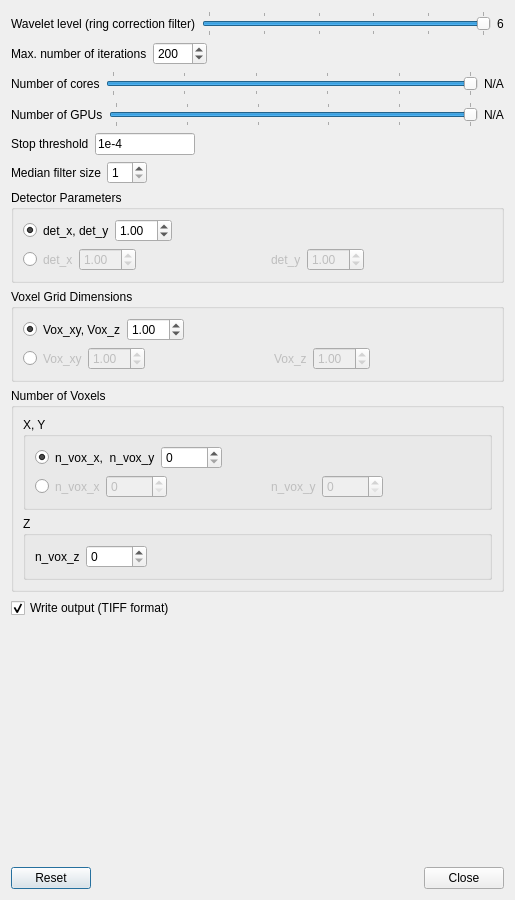
<?xml version="1.0" encoding="UTF-8"?>
<ui version="4.0">
 <class>Dialog</class>
 <widget class="QDialog" name="Dialog">
  <property name="windowModality">
   <enum>Qt::WindowModal</enum>
  </property>
  <property name="geometry">
   <rect>
    <x>0</x>
    <y>0</y>
    <width>515</width>
    <height>900</height>
   </rect>
  </property>
  <property name="minimumSize">
   <size>
    <width>500</width>
    <height>900</height>
   </size>
  </property>
  <property name="maximumSize">
   <size>
    <width>515</width>
    <height>900</height>
   </size>
  </property>
  <property name="windowTitle">
   <string>Dialog</string>
  </property>
  <property name="modal">
   <bool>true</bool>
  </property>
  <layout class="QVBoxLayout" name="verticalLayout_3">
   <item>
    <layout class="QHBoxLayout" name="horizontalLayout_5">
     <item>
      <widget class="QLabel" name="label">
       <property name="text">
        <string>Wavelet level (ring correction filter)</string>
       </property>
      </widget>
     </item>
     <item>
      <widget class="QSlider" name="wavelet_level_slider">
       <property name="minimum">
        <number>1</number>
       </property>
       <property name="maximum">
        <number>6</number>
       </property>
       <property name="pageStep">
        <number>1</number>
       </property>
       <property name="value">
        <number>6</number>
       </property>
       <property name="orientation">
        <enum>Qt::Horizontal</enum>
       </property>
       <property name="tickPosition">
        <enum>QSlider::TicksBothSides</enum>
       </property>
      </widget>
     </item>
     <item>
      <widget class="QLabel" name="wavelet_level_label">
       <property name="text">
        <string>6</string>
       </property>
      </widget>
     </item>
    </layout>
   </item>
   <item>
    <layout class="QHBoxLayout" name="horizontalLayout_6">
     <item>
      <widget class="QLabel" name="label_2">
       <property name="text">
        <string>Max. number of iterations</string>
       </property>
      </widget>
     </item>
     <item>
      <widget class="QSpinBox" name="max_nbr_iterations_spinBox">
       <property name="minimum">
        <number>1</number>
       </property>
       <property name="maximum">
        <number>1000</number>
       </property>
       <property name="value">
        <number>200</number>
       </property>
      </widget>
     </item>
     <item>
      <spacer name="horizontalSpacer_8">
       <property name="orientation">
        <enum>Qt::Horizontal</enum>
       </property>
       <property name="sizeHint" stdset="0">
        <size>
         <width>40</width>
         <height>20</height>
        </size>
       </property>
      </spacer>
     </item>
    </layout>
   </item>
   <item>
    <layout class="QHBoxLayout" name="horizontalLayout_7">
     <item>
      <widget class="QLabel" name="label_3">
       <property name="text">
        <string>Number of cores</string>
       </property>
      </widget>
     </item>
     <item>
      <widget class="QSlider" name="nbr_cores_slider">
       <property name="minimum">
        <number>1</number>
       </property>
       <property name="maximum">
        <number>6</number>
       </property>
       <property name="pageStep">
        <number>1</number>
       </property>
       <property name="value">
        <number>6</number>
       </property>
       <property name="orientation">
        <enum>Qt::Horizontal</enum>
       </property>
       <property name="tickPosition">
        <enum>QSlider::TicksBothSides</enum>
       </property>
      </widget>
     </item>
     <item>
      <widget class="QLabel" name="nbr_cores_label">
       <property name="text">
        <string>N/A</string>
       </property>
      </widget>
     </item>
    </layout>
   </item>
   <item>
    <layout class="QHBoxLayout" name="horizontalLayout_8">
     <item>
      <widget class="QLabel" name="number_of_gpu_first_label">
       <property name="text">
        <string>Number of GPUs</string>
       </property>
      </widget>
     </item>
     <item>
      <widget class="QSlider" name="nbr_gpu_slider">
       <property name="minimum">
        <number>1</number>
       </property>
       <property name="maximum">
        <number>6</number>
       </property>
       <property name="pageStep">
        <number>1</number>
       </property>
       <property name="value">
        <number>6</number>
       </property>
       <property name="orientation">
        <enum>Qt::Horizontal</enum>
       </property>
       <property name="tickPosition">
        <enum>QSlider::TicksBothSides</enum>
       </property>
      </widget>
     </item>
     <item>
      <widget class="QLabel" name="nbr_gpu_label">
       <property name="text">
        <string>N/A</string>
       </property>
      </widget>
     </item>
    </layout>
   </item>
   <item>
    <layout class="QHBoxLayout" name="horizontalLayout_9">
     <item>
      <widget class="QLabel" name="label_5">
       <property name="text">
        <string>Stop threshold</string>
       </property>
      </widget>
     </item>
     <item>
      <widget class="QLineEdit" name="stop_threshold_lineEdit">
       <property name="minimumSize">
        <size>
         <width>100</width>
         <height>0</height>
        </size>
       </property>
       <property name="maximumSize">
        <size>
         <width>100</width>
         <height>16777215</height>
        </size>
       </property>
       <property name="text">
        <string>1e-4</string>
       </property>
      </widget>
     </item>
     <item>
      <spacer name="horizontalSpacer_11">
       <property name="orientation">
        <enum>Qt::Horizontal</enum>
       </property>
       <property name="sizeHint" stdset="0">
        <size>
         <width>40</width>
         <height>20</height>
        </size>
       </property>
      </spacer>
     </item>
    </layout>
   </item>
   <item>
    <layout class="QHBoxLayout" name="horizontalLayout_15">
     <item>
      <widget class="QLabel" name="label_4">
       <property name="text">
        <string>Median filter size</string>
       </property>
      </widget>
     </item>
     <item>
      <widget class="QSpinBox" name="median_filter_spinBox">
       <property name="minimum">
        <number>1</number>
       </property>
       <property name="maximum">
        <number>11</number>
       </property>
       <property name="singleStep">
        <number>2</number>
       </property>
       <property name="value">
        <number>1</number>
       </property>
      </widget>
     </item>
     <item>
      <spacer name="horizontalSpacer_15">
       <property name="orientation">
        <enum>Qt::Horizontal</enum>
       </property>
       <property name="sizeHint" stdset="0">
        <size>
         <width>40</width>
         <height>20</height>
        </size>
       </property>
      </spacer>
     </item>
    </layout>
   </item>
   <item>
    <widget class="QGroupBox" name="groupBox">
     <property name="title">
      <string>Detector Parameters</string>
     </property>
     <layout class="QVBoxLayout" name="verticalLayout_4">
      <item>
       <layout class="QHBoxLayout" name="horizontalLayout_2">
        <item>
         <widget class="QRadioButton" name="det_x_y_radioButton">
          <property name="text">
           <string/>
          </property>
          <property name="checked">
           <bool>true</bool>
          </property>
         </widget>
        </item>
        <item>
         <widget class="QLabel" name="det_x_y_label">
          <property name="text">
           <string>det_x, det_y</string>
          </property>
         </widget>
        </item>
        <item>
         <widget class="QDoubleSpinBox" name="det_x_y_doubleSpinBox">
          <property name="minimum">
           <double>0.000000000000000</double>
          </property>
          <property name="value">
           <double>1.000000000000000</double>
          </property>
         </widget>
        </item>
        <item>
         <spacer name="horizontalSpacer_3">
          <property name="orientation">
           <enum>Qt::Horizontal</enum>
          </property>
          <property name="sizeHint" stdset="0">
           <size>
            <width>40</width>
            <height>20</height>
           </size>
          </property>
         </spacer>
        </item>
       </layout>
      </item>
      <item>
       <layout class="QHBoxLayout" name="horizontalLayout">
        <item>
         <widget class="QRadioButton" name="det_x_det_x_radioButton">
          <property name="text">
           <string/>
          </property>
         </widget>
        </item>
        <item>
         <widget class="QLabel" name="det_x_label">
          <property name="enabled">
           <bool>false</bool>
          </property>
          <property name="text">
           <string>det_x</string>
          </property>
         </widget>
        </item>
        <item>
         <widget class="QDoubleSpinBox" name="det_x_doubleSpinBox">
          <property name="enabled">
           <bool>false</bool>
          </property>
          <property name="minimum">
           <double>0.000000000000000</double>
          </property>
          <property name="value">
           <double>1.000000000000000</double>
          </property>
         </widget>
        </item>
        <item>
         <spacer name="horizontalSpacer_2">
          <property name="orientation">
           <enum>Qt::Horizontal</enum>
          </property>
          <property name="sizeHint" stdset="0">
           <size>
            <width>40</width>
            <height>20</height>
           </size>
          </property>
         </spacer>
        </item>
        <item>
         <widget class="QLabel" name="det_y_label">
          <property name="enabled">
           <bool>false</bool>
          </property>
          <property name="text">
           <string>det_y</string>
          </property>
         </widget>
        </item>
        <item>
         <widget class="QDoubleSpinBox" name="det_y_doubleSpinBox">
          <property name="enabled">
           <bool>false</bool>
          </property>
          <property name="minimum">
           <double>0.000000000000000</double>
          </property>
          <property name="value">
           <double>1.000000000000000</double>
          </property>
         </widget>
        </item>
        <item>
         <spacer name="horizontalSpacer_14">
          <property name="orientation">
           <enum>Qt::Horizontal</enum>
          </property>
          <property name="sizeHint" stdset="0">
           <size>
            <width>40</width>
            <height>20</height>
           </size>
          </property>
         </spacer>
        </item>
       </layout>
      </item>
     </layout>
    </widget>
   </item>
   <item>
    <widget class="QGroupBox" name="groupBox_2">
     <property name="title">
      <string>Voxel Grid Dimensions</string>
     </property>
     <layout class="QVBoxLayout" name="verticalLayout">
      <item>
       <layout class="QHBoxLayout" name="horizontalLayout_3">
        <item>
         <widget class="QRadioButton" name="vox_xy_z_radioButton">
          <property name="text">
           <string/>
          </property>
          <property name="checked">
           <bool>true</bool>
          </property>
         </widget>
        </item>
        <item>
         <widget class="QLabel" name="vox_xy_z_label">
          <property name="text">
           <string>Vox_xy, Vox_z</string>
          </property>
         </widget>
        </item>
        <item>
         <widget class="QDoubleSpinBox" name="vox_xy_z_doubleSpinBox">
          <property name="minimum">
           <double>0.000000000000000</double>
          </property>
          <property name="value">
           <double>1.000000000000000</double>
          </property>
         </widget>
        </item>
        <item>
         <spacer name="horizontalSpacer_4">
          <property name="orientation">
           <enum>Qt::Horizontal</enum>
          </property>
          <property name="sizeHint" stdset="0">
           <size>
            <width>40</width>
            <height>20</height>
           </size>
          </property>
         </spacer>
        </item>
       </layout>
      </item>
      <item>
       <layout class="QHBoxLayout" name="horizontalLayout_4">
        <item>
         <widget class="QRadioButton" name="vox_xy_vox_z_radioButton">
          <property name="text">
           <string/>
          </property>
         </widget>
        </item>
        <item>
         <widget class="QLabel" name="vox_xy_label">
          <property name="enabled">
           <bool>false</bool>
          </property>
          <property name="text">
           <string>Vox_xy</string>
          </property>
         </widget>
        </item>
        <item>
         <widget class="QDoubleSpinBox" name="vox_xy_doubleSpinBox">
          <property name="enabled">
           <bool>false</bool>
          </property>
          <property name="minimum">
           <double>0.000000000000000</double>
          </property>
          <property name="value">
           <double>1.000000000000000</double>
          </property>
         </widget>
        </item>
        <item>
         <spacer name="horizontalSpacer_5">
          <property name="orientation">
           <enum>Qt::Horizontal</enum>
          </property>
          <property name="sizeHint" stdset="0">
           <size>
            <width>40</width>
            <height>20</height>
           </size>
          </property>
         </spacer>
        </item>
        <item>
         <widget class="QLabel" name="vox_z_label">
          <property name="enabled">
           <bool>false</bool>
          </property>
          <property name="text">
           <string>Vox_z</string>
          </property>
         </widget>
        </item>
        <item>
         <widget class="QDoubleSpinBox" name="vox_z_doubleSpinBox">
          <property name="enabled">
           <bool>false</bool>
          </property>
          <property name="minimum">
           <double>0.000000000000000</double>
          </property>
          <property name="value">
           <double>1.000000000000000</double>
          </property>
         </widget>
        </item>
        <item>
         <spacer name="horizontalSpacer_6">
          <property name="orientation">
           <enum>Qt::Horizontal</enum>
          </property>
          <property name="sizeHint" stdset="0">
           <size>
            <width>40</width>
            <height>20</height>
           </size>
          </property>
         </spacer>
        </item>
       </layout>
      </item>
     </layout>
    </widget>
   </item>
   <item>
    <widget class="QGroupBox" name="groupBox_3">
     <property name="title">
      <string>Number of Voxels</string>
     </property>
     <layout class="QVBoxLayout" name="verticalLayout_2">
      <item>
       <widget class="QGroupBox" name="groupBox_4">
        <property name="title">
         <string>X, Y</string>
        </property>
        <layout class="QVBoxLayout" name="verticalLayout_5">
         <item>
          <layout class="QHBoxLayout" name="horizontalLayout_12">
           <item>
            <widget class="QRadioButton" name="n_vox_x_y_radioButton">
             <property name="text">
              <string/>
             </property>
             <property name="checked">
              <bool>true</bool>
             </property>
            </widget>
           </item>
           <item>
            <widget class="QLabel" name="n_vox_x_n_vox_y_label">
             <property name="text">
              <string>n_vox_x,  n_vox_y</string>
             </property>
            </widget>
           </item>
           <item>
            <widget class="QSpinBox" name="n_vox_x_n_vox_y_spinBox">
             <property name="maximum">
              <number>10000</number>
             </property>
            </widget>
           </item>
           <item>
            <spacer name="horizontalSpacer_7">
             <property name="orientation">
              <enum>Qt::Horizontal</enum>
             </property>
             <property name="sizeHint" stdset="0">
              <size>
               <width>40</width>
               <height>20</height>
              </size>
             </property>
            </spacer>
           </item>
          </layout>
         </item>
         <item>
          <layout class="QHBoxLayout" name="horizontalLayout_13">
           <item>
            <widget class="QRadioButton" name="n_vox_x_n_vox_y_radioButton">
             <property name="text">
              <string/>
             </property>
            </widget>
           </item>
           <item>
            <widget class="QLabel" name="n_vox_x_label">
             <property name="enabled">
              <bool>false</bool>
             </property>
             <property name="text">
              <string>n_vox_x</string>
             </property>
            </widget>
           </item>
           <item>
            <widget class="QSpinBox" name="n_vox_x_spinBox">
             <property name="enabled">
              <bool>false</bool>
             </property>
             <property name="maximum">
              <number>10000</number>
             </property>
            </widget>
           </item>
           <item>
            <spacer name="horizontalSpacer_9">
             <property name="orientation">
              <enum>Qt::Horizontal</enum>
             </property>
             <property name="sizeHint" stdset="0">
              <size>
               <width>40</width>
               <height>20</height>
              </size>
             </property>
            </spacer>
           </item>
           <item>
            <widget class="QLabel" name="n_vox_y_label">
             <property name="enabled">
              <bool>false</bool>
             </property>
             <property name="text">
              <string>n_vox_y</string>
             </property>
            </widget>
           </item>
           <item>
            <widget class="QSpinBox" name="n_vox_y_spinBox">
             <property name="enabled">
              <bool>false</bool>
             </property>
             <property name="maximum">
              <number>10000</number>
             </property>
            </widget>
           </item>
           <item>
            <spacer name="horizontalSpacer_10">
             <property name="orientation">
              <enum>Qt::Horizontal</enum>
             </property>
             <property name="sizeHint" stdset="0">
              <size>
               <width>40</width>
               <height>20</height>
              </size>
             </property>
            </spacer>
           </item>
          </layout>
         </item>
        </layout>
       </widget>
      </item>
      <item>
       <widget class="QGroupBox" name="groupBox_5">
        <property name="title">
         <string>Z</string>
        </property>
        <layout class="QHBoxLayout" name="horizontalLayout_14">
         <item>
          <widget class="QLabel" name="n_vox_z_label">
           <property name="enabled">
            <bool>true</bool>
           </property>
           <property name="text">
            <string>n_vox_z</string>
           </property>
          </widget>
         </item>
         <item>
          <widget class="QSpinBox" name="n_vox_z_spinBox">
           <property name="maximum">
            <number>10000</number>
           </property>
          </widget>
         </item>
         <item>
          <spacer name="horizontalSpacer">
           <property name="orientation">
            <enum>Qt::Horizontal</enum>
           </property>
           <property name="sizeHint" stdset="0">
            <size>
             <width>40</width>
             <height>20</height>
            </size>
           </property>
          </spacer>
         </item>
        </layout>
       </widget>
      </item>
     </layout>
    </widget>
   </item>
   <item>
    <layout class="QHBoxLayout" name="horizontalLayout_10">
     <item>
      <widget class="QCheckBox" name="write_output_checkBox">
       <property name="text">
        <string>Write output (TIFF format)</string>
       </property>
       <property name="checked">
        <bool>true</bool>
       </property>
      </widget>
     </item>
     <item>
      <spacer name="horizontalSpacer_12">
       <property name="orientation">
        <enum>Qt::Horizontal</enum>
       </property>
       <property name="sizeHint" stdset="0">
        <size>
         <width>40</width>
         <height>20</height>
        </size>
       </property>
      </spacer>
     </item>
    </layout>
   </item>
   <item>
    <spacer name="verticalSpacer">
     <property name="orientation">
      <enum>Qt::Vertical</enum>
     </property>
     <property name="sizeHint" stdset="0">
      <size>
       <width>20</width>
       <height>32</height>
      </size>
     </property>
    </spacer>
   </item>
   <item>
    <layout class="QHBoxLayout" name="horizontalLayout_11">
     <item>
      <widget class="QPushButton" name="pushButton">
       <property name="text">
        <string>Reset</string>
       </property>
      </widget>
     </item>
     <item>
      <spacer name="horizontalSpacer_13">
       <property name="orientation">
        <enum>Qt::Horizontal</enum>
       </property>
       <property name="sizeHint" stdset="0">
        <size>
         <width>40</width>
         <height>20</height>
        </size>
       </property>
      </spacer>
     </item>
     <item>
      <widget class="QPushButton" name="close_button">
       <property name="text">
        <string>Close</string>
       </property>
      </widget>
     </item>
    </layout>
   </item>
  </layout>
 </widget>
 <tabstops>
  <tabstop>wavelet_level_slider</tabstop>
  <tabstop>max_nbr_iterations_spinBox</tabstop>
  <tabstop>nbr_cores_slider</tabstop>
  <tabstop>nbr_gpu_slider</tabstop>
  <tabstop>stop_threshold_lineEdit</tabstop>
  <tabstop>det_x_y_radioButton</tabstop>
  <tabstop>det_x_y_doubleSpinBox</tabstop>
  <tabstop>det_x_det_x_radioButton</tabstop>
  <tabstop>det_x_doubleSpinBox</tabstop>
  <tabstop>det_y_doubleSpinBox</tabstop>
  <tabstop>vox_xy_z_radioButton</tabstop>
  <tabstop>vox_xy_z_doubleSpinBox</tabstop>
  <tabstop>vox_xy_vox_z_radioButton</tabstop>
  <tabstop>vox_xy_doubleSpinBox</tabstop>
  <tabstop>vox_z_doubleSpinBox</tabstop>
  <tabstop>n_vox_x_y_radioButton</tabstop>
  <tabstop>n_vox_x_n_vox_y_spinBox</tabstop>
  <tabstop>n_vox_x_n_vox_y_radioButton</tabstop>
  <tabstop>n_vox_x_spinBox</tabstop>
  <tabstop>n_vox_y_spinBox</tabstop>
  <tabstop>n_vox_z_spinBox</tabstop>
  <tabstop>write_output_checkBox</tabstop>
  <tabstop>close_button</tabstop>
  <tabstop>pushButton</tabstop>
 </tabstops>
 <resources/>
 <connections>
  <connection>
   <sender>close_button</sender>
   <signal>clicked()</signal>
   <receiver>Dialog</receiver>
   <slot>accept()</slot>
   <hints>
    <hint type="sourcelabel">
     <x>502</x>
     <y>787</y>
    </hint>
    <hint type="destinationlabel">
     <x>356</x>
     <y>488</y>
    </hint>
   </hints>
  </connection>
  <connection>
   <sender>det_x_y_radioButton</sender>
   <signal>clicked()</signal>
   <receiver>Dialog</receiver>
   <slot>det_clicked()</slot>
   <hints>
    <hint type="sourcelabel">
     <x>34</x>
     <y>235</y>
    </hint>
    <hint type="destinationlabel">
     <x>5</x>
     <y>250</y>
    </hint>
   </hints>
  </connection>
  <connection>
   <sender>det_x_det_x_radioButton</sender>
   <signal>clicked()</signal>
   <receiver>Dialog</receiver>
   <slot>det_clicked()</slot>
   <hints>
    <hint type="sourcelabel">
     <x>32</x>
     <y>276</y>
    </hint>
    <hint type="destinationlabel">
     <x>9</x>
     <y>302</y>
    </hint>
   </hints>
  </connection>
  <connection>
   <sender>vox_xy_z_radioButton</sender>
   <signal>clicked()</signal>
   <receiver>Dialog</receiver>
   <slot>vox_clicked()</slot>
   <hints>
    <hint type="sourcelabel">
     <x>32</x>
     <y>355</y>
    </hint>
    <hint type="destinationlabel">
     <x>8</x>
     <y>361</y>
    </hint>
   </hints>
  </connection>
  <connection>
   <sender>vox_xy_vox_z_radioButton</sender>
   <signal>clicked()</signal>
   <receiver>Dialog</receiver>
   <slot>vox_clicked()</slot>
   <hints>
    <hint type="sourcelabel">
     <x>37</x>
     <y>397</y>
    </hint>
    <hint type="destinationlabel">
     <x>3</x>
     <y>410</y>
    </hint>
   </hints>
  </connection>
  <connection>
   <sender>pushButton</sender>
   <signal>clicked()</signal>
   <receiver>Dialog</receiver>
   <slot>reset_button_clicked()</slot>
   <hints>
    <hint type="sourcelabel">
     <x>61</x>
     <y>787</y>
    </hint>
    <hint type="destinationlabel">
     <x>124</x>
     <y>483</y>
    </hint>
   </hints>
  </connection>
  <connection>
   <sender>n_vox_x_y_radioButton</sender>
   <signal>clicked()</signal>
   <receiver>Dialog</receiver>
   <slot>nbr_vox_clicked()</slot>
   <hints>
    <hint type="sourcelabel">
     <x>60</x>
     <y>504</y>
    </hint>
    <hint type="destinationlabel">
     <x>7</x>
     <y>502</y>
    </hint>
   </hints>
  </connection>
  <connection>
   <sender>n_vox_x_n_vox_y_radioButton</sender>
   <signal>clicked()</signal>
   <receiver>Dialog</receiver>
   <slot>nbr_vox_clicked()</slot>
   <hints>
    <hint type="sourcelabel">
     <x>60</x>
     <y>544</y>
    </hint>
    <hint type="destinationlabel">
     <x>4</x>
     <y>553</y>
    </hint>
   </hints>
  </connection>
  <connection>
   <sender>wavelet_level_slider</sender>
   <signal>valueChanged(int)</signal>
   <receiver>Dialog</receiver>
   <slot>wavelet_level_changed()</slot>
   <hints>
    <hint type="sourcelabel">
     <x>355</x>
     <y>25</y>
    </hint>
    <hint type="destinationlabel">
     <x>505</x>
     <y>16</y>
    </hint>
   </hints>
  </connection>
  <connection>
   <sender>wavelet_level_slider</sender>
   <signal>sliderPressed()</signal>
   <receiver>Dialog</receiver>
   <slot>wavelet_level_clicked()</slot>
   <hints>
    <hint type="sourcelabel">
     <x>322</x>
     <y>29</y>
    </hint>
    <hint type="destinationlabel">
     <x>508</x>
     <y>51</y>
    </hint>
   </hints>
  </connection>
  <connection>
   <sender>nbr_cores_slider</sender>
   <signal>valueChanged(int)</signal>
   <receiver>Dialog</receiver>
   <slot>number_of_cores_changed()</slot>
   <hints>
    <hint type="sourcelabel">
     <x>264</x>
     <y>104</y>
    </hint>
    <hint type="destinationlabel">
     <x>507</x>
     <y>94</y>
    </hint>
   </hints>
  </connection>
  <connection>
   <sender>nbr_cores_slider</sender>
   <signal>sliderPressed()</signal>
   <receiver>Dialog</receiver>
   <slot>number_of_cores_clicked()</slot>
   <hints>
    <hint type="sourcelabel">
     <x>332</x>
     <y>96</y>
    </hint>
    <hint type="destinationlabel">
     <x>473</x>
     <y>112</y>
    </hint>
   </hints>
  </connection>
  <connection>
   <sender>nbr_gpu_slider</sender>
   <signal>valueChanged(int)</signal>
   <receiver>Dialog</receiver>
   <slot>number_of_gpus_changed()</slot>
   <hints>
    <hint type="sourcelabel">
     <x>281</x>
     <y>140</y>
    </hint>
    <hint type="destinationlabel">
     <x>355</x>
     <y>164</y>
    </hint>
   </hints>
  </connection>
  <connection>
   <sender>nbr_gpu_slider</sender>
   <signal>sliderPressed()</signal>
   <receiver>Dialog</receiver>
   <slot>number_of_gpus_clicked()</slot>
   <hints>
    <hint type="sourcelabel">
     <x>338</x>
     <y>136</y>
    </hint>
    <hint type="destinationlabel">
     <x>426</x>
     <y>183</y>
    </hint>
   </hints>
  </connection>
 </connections>
 <slots>
  <slot>det_clicked()</slot>
  <slot>vox_clicked()</slot>
  <slot>reset_button_clicked()</slot>
  <slot>nbr_vox_clicked()</slot>
  <slot>wavelet_level_changed()</slot>
  <slot>wavelet_level_clicked()</slot>
  <slot>number_of_cores_clicked()</slot>
  <slot>number_of_cores_changed()</slot>
  <slot>number_of_gpus_clicked()</slot>
  <slot>number_of_gpus_changed()</slot>
 </slots>
</ui>
